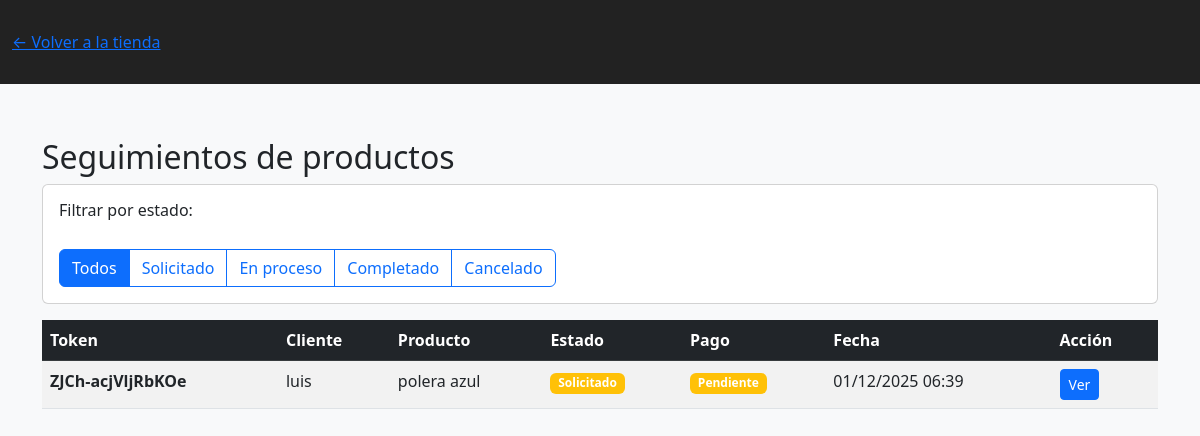
Page /seguimientos/ on the earlier database version.
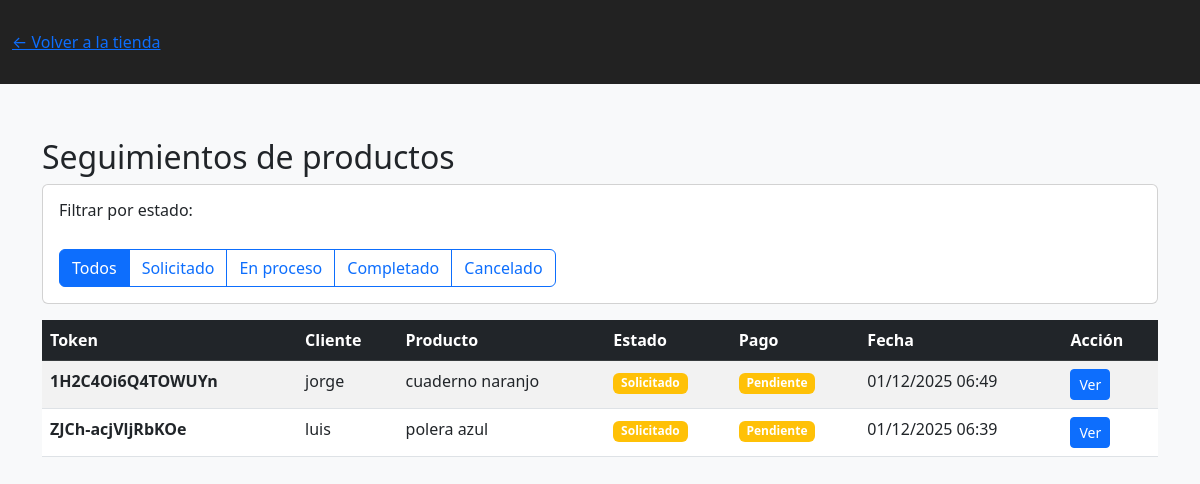
Same page on the later database version.
### myApp/models.py (models this page shows, shortened)
class Orden(models.Model):
    ESTADO_CHOICES = (
        ('solicitado', 'Solicitado'),
        ('en_proceso', 'En proceso'),
        ('completado', 'Completado'),
        ('cancelado', 'Cancelado'),
    )
    PAGO_CHOICES = (
        ('pendiente', 'Pendiente'),
        ('pagado', 'Pagado'),
    )
    token = models.CharField(max_length=48, unique=True, editable=False, default=generate_token)
    cliente_nombre = models.CharField(max_length=200, default='', blank=True)
    contacto = models.CharField(max_length=200, help_text="Email / teléfono / red social", default='', blank=True)
    producto_referencia = models.ForeignKey('Producto', null=True, blank=True, on_delete=models.SET_NULL)
    descripcion = models.TextField(blank=True)
    plataforma = models.CharField(max_length=100, default='pagina web')
    fecha_necesaria = models.DateField(null=True, blank=True)
    estado = models.CharField(max_length=20, choices=ESTADO_CHOICES, default='solicitado')
    estado_pago = models.CharField(max_length=20, choices=PAGO_CHOICES, default='pendiente')
    creado = models.DateTimeField(auto_now_add=True)
    actualizado = models.DateTimeField(auto_now=True)

class Producto(models.Model):
    categoria = models.ForeignKey(Categoria, on_delete=models.CASCADE, related_name='productos')
    nombre = models.CharField(max_length=150)
    descripcion = models.TextField(blank=True)
    precio = models.DecimalField(max_digits=10, decimal_places=2)
    stock = models.PositiveIntegerField(default=0)
    activo = models.BooleanField(default=True)

### myApp/views.py (the view)
# urls.py: path('seguimientos/', views.listar_seguimientos, name='listar_seguimientos'),
def listar_seguimientos(request):
    ordenes = Orden.objects.all().order_by('-creado')
    estado = request.GET.get('estado')
    if estado:
        ordenes = ordenes.filter(estado=estado)
    paginator = Paginator(ordenes, 10)
    page_number = request.GET.get('page')
    ordenes = paginator.get_page(page_number)
    context = {
        'ordenes': ordenes,
        'estados': Orden.ESTADO_CHOICES,
        'estado_filtro': estado,
    }
    return render(request, 'listar_seguimientos.html', context)

### templates/listar_seguimientos.html (shortened to what this page needs)
{% load static %}
<!DOCTYPE html>
<html lang="es">
<head>
    <link href="https://cdn.jsdelivr.net/npm/bootstrap@5.3.0/dist/css/bootstrap.min.css" rel="stylesheet">
    <link rel="stylesheet" href="{% static 'css/styles.css' %}">
</head>
<body>
<div class="header">
    <div class="container">
        <a href="{% url 'home' %}" class="header-back">← Volver a la tienda</a>
    </div>
</div>
<div class="container py-4">
    <h2>Seguimientos de productos</h2>
    <div class="card mb-3">
        <div class="card-body">
            <h5>Filtrar por estado:</h5>
            <div class="btn-group" role="group">
                <a href="{% url 'listar_seguimientos' %}" class="btn btn-outline-primary {% if not estado_filtro %}active{% endif %}">Todos</a>
                {% for valor, etiqueta in estados %}
                    <a href="?estado={{ valor }}" class="btn btn-outline-primary {% if estado_filtro == valor %}active{% endif %}">{{ etiqueta }}</a>
                {% endfor %}
            </div>
        </div>
    </div>
    <div class="table-responsive">
        <table class="table table-striped table-hover">
            <thead class="table-dark">
                <tr>
                    <th>Token</th>
                    <th>Cliente</th>
                    <th>Producto</th>
                    <th>Estado</th>
                    <th>Pago</th>
                    <th>Fecha</th>
                    <th>Acción</th>
                </tr>
            </thead>
            <tbody>
                {% for orden in ordenes %}
                    <tr>
                        <td><strong>{{ orden.token }}</strong></td>
                        <td>{{ orden.cliente_nombre }}</td>
                        <td>{% if orden.producto_referencia %}{{ orden.producto_referencia.nombre }}{% else %}—{% endif %}</td>
                        <td>
                            <span class="badge
                                {% if orden.estado == 'solicitado' %}bg-warning{% endif %}
                            ">
                                {{ orden.get_estado_display }}
                            </span>
                        </td>
                        <td>
                            <span class="badge {% if orden.estado_pago == 'pagado' %}bg-success{% else %}bg-warning{% endif %}">
                                {{ orden.get_estado_pago_display }}
                            </span>
                        </td>
                        <td>{{ orden.creado|date:"d/m/Y H:i" }}</td>
                        <td>
                            <a href="{% url 'seguimiento_pedido' orden.token %}" class="btn btn-sm btn-primary">Ver</a>
                        </td>
                    </tr>
                {% empty %}
                    <tr>
                        <td colspan="7" class="text-center text-muted">No hay pedidos disponibles.</td>
                    </tr>
                {% endfor %}
            </tbody>
        </table>
    </div>
</div>
</body>
</html>

Differences in the rows shown:
added Orden: token "1H2C4Oi6Q4TOWUYn", cliente_nombre "jorge", producto_referencia.nombre "cuaderno naranjo", estado "Solicitado", estado_pago "Pendiente", creado "01/12/2025 06:49"
